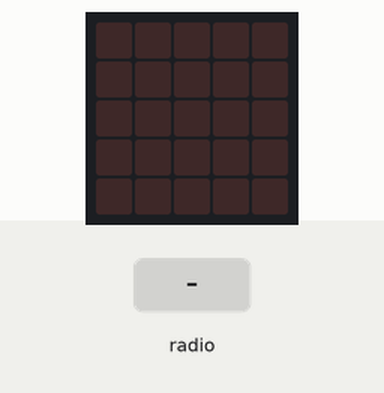
Simulated run of this program. Board: BBC micro:bit (MakeCode). Parts: the board's 5×5 LED display. The test bench sets the inputs (shaded band). Dim RGB values are drawn brighter than linear.

Above: at 1.6 s.
1.7 s: radio message "POWER" arrives
At 2.9 s:
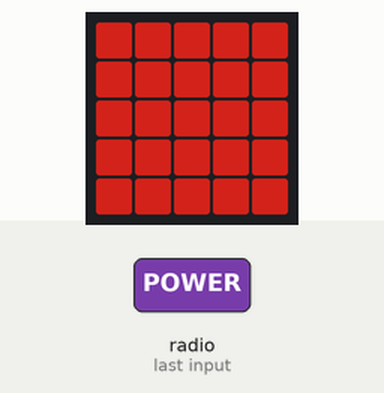
3.2 s: radio message "POWER" arrives
At 4.3 s:
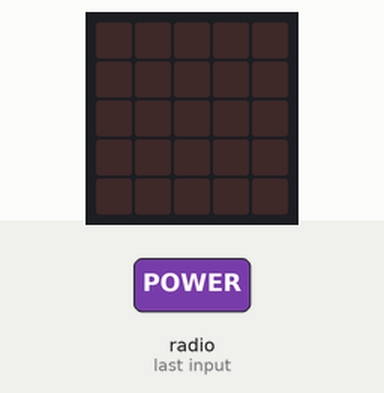
Timing chart, 0 to 6.2 s (numbered marks = the images above; inputs shaded):
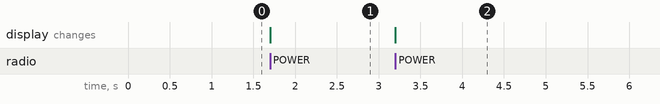

Measured:
- after the input at 1.7 s, the display: changes at once (image 1)
- after the input at 3.2 s, the display: changes at once (image 2)

The program:

main.ts
```typescript
radio.onReceivedNumber(function (receivedNumber) {
    led.setBrightness(led.brightness() - receivedNumber)
})
radio.onReceivedString(function (receivedString) {
    if (receivedString == "POWER") {
        encendido = !(encendido)
        led.setBrightness(125)
        led.enable(encendido)
    }
})
let encendido = false
radio.setGroup(1)
encendido = false
led.enable(encendido)
basic.showLeds(`
    # # # # #
    # # # # #
    # # # # #
    # # # # #
    # # # # #
    `)
basic.forever(function () {

})
```

test.ts
```typescript
// aquí va el archivo "tests"; esto no se compilará cuando este paquete se utilice como una extensión.
```
